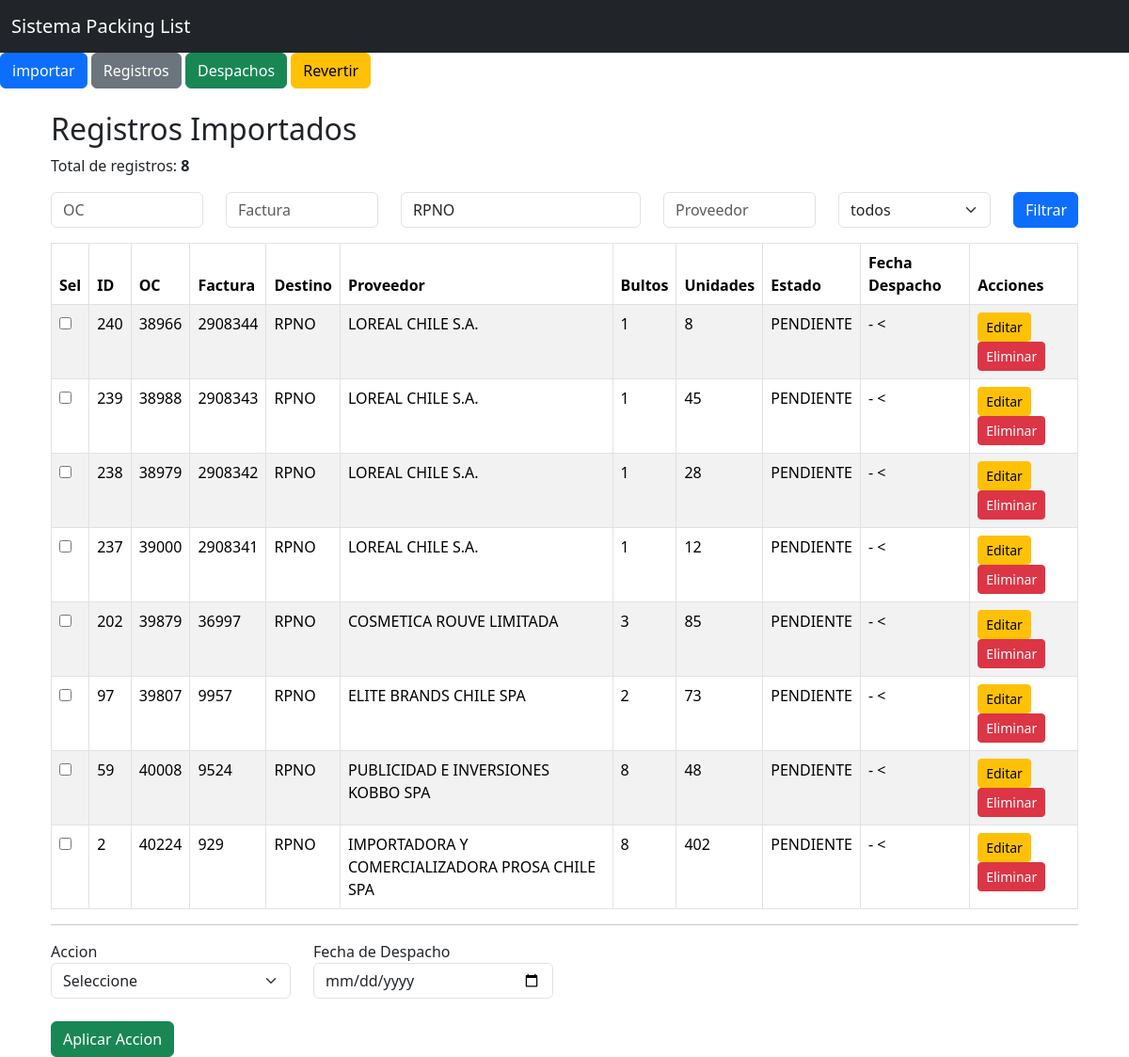
Screenshot of /registros?destino=RPNO with the database file from the repository.
### models.py (models this page shows)
class Consolidado(db.Model):
    __tablename__ = "consolidado"
    id = db.Column(db.Integer, primary_key=True)
    oc = db.Column(db.String(50))
    factura = db.Column(db.String(50))
    destino = db.Column(db.String(20), nullable=False)
    proveedor = db.Column(db.String(150))
    bultos = db.Column(db.Integer, nullable=False)
    unidades = db.Column(db.String(50), nullable=False)
    tipo_carga = db.Column(db.String(50), nullable=False, default="NACIONAL")
    etiqueta = db.Column(db.String(150))
    observacion = db.Column(db.String(500))
    estado = db.Column(db.String(20), nullable=False, default="PENDIENTE")
    origen_archivo = db.Column(db.String(50), nullable=False)
    nombre_archivo = db.Column(db.String(255))
    fecha_carga = db.Column(db.DateTime)
    eliminado = db.Column(db.Boolean, nullable=False, default=False)
    fecha_eliminacion = db.Column(db.DateTime)
    fecha_despacho = db.Column(db.DateTime)

### app.py (the view)
@app.route("/registros")
def registros():
    oc = request.args.get("oc", "")
    factura = request.args.get("factura", "")
    destino = request.args.get("destino", "")
    proveedor = request.args.get("proveedor", "")
    estado = request.args.get("estado", "")
    consulta = Consolidado.query.filter_by(eliminado=False)
    if oc:
        consulta = consulta.filter(Consolidado.oc.contains(oc))
    if factura:
        consulta = consulta.filter(Consolidado.factura.contains(factura))
    if destino:
        consulta = consulta.filter(Consolidado.destino.contains(destino))
    if proveedor:
        consulta = consulta.filter(Consolidado.proveedor.contains(proveedor))
    if estado:
        consulta = consulta.filter(Consolidado.estado.contains(estado))
    registros = consulta.order_by(Consolidado.id.desc()).all()
    return render_template(
        "registros.html",
        registros=registros,
        oc=oc,
        factura=factura,
        destino=destino,
        proveedor=proveedor,
        estado=estado,
    )

### templates/registros.html (shortened to what this page needs)
{% extends "base.html" %}
{% block contenido %}
<div class="container mt-4">
    <h2>Registros Importados</h2>
    <p>
        Total de registros:
        <b>{{ registros|length }}</b>
    </p>
    <form method="get" class="mb-3">
        <div class="row">
            <div class="col-md-2">
                <input type="text" name="oc" class="form-control" placeholder="OC" value="{{ oc }}">
            </div>
            <div class="col-md-2">
                <input type="text" name="factura" class="form-control" placeholder="Factura" value="{{ factura }}">
            </div>
            <div class="col-md-3">
                <input type="text" name="destino" class="form-control" placeholder="Destino" value="{{ destino }}">
            </div>
            <div class="col-md-2">
                <input type="text" name="proveedor" class="form-control" placeholder="Proveedor" value="{{ proveedor }}">
            </div>
            <div class="col-md-2">
                <select name="estado" class="form-select">
                    <option value="">todos</option>
                </select>
            </div>
            <div class="col-md-1">
                <button type="submit" class="btn btn-primary w-100">Filtrar</button>
            </div>
        </div>
    </form>
    <form method="POST" action="/actualizar_estado">
    <table class="table table-striped table-bordered">
        <thead>
            <tr>
                <th>Sel</th>
                <th>ID</th>
                <th>OC</th>
                <th>Factura</th>
                <th>Destino</th>
                <th>Proveedor</th>
                <th>Bultos</th>
                <th>Unidades</th>
                <th>Estado</th>
                <th>Fecha Despacho</th>
                <th>Acciones</th>
            </tr>
        </thead>
        <tbody>
            {% for registro in registros %}
            <tr>
                <td><input type="checkbox" name="ids" value="{{ registro.id }}"></td>
                <td>{{ registro.id }}</td>
                <td>{{ registro.oc }}</td>
                <td>{{ registro.factura }}</td>
                <td>{{ registro.destino }}</td>
                <td>{{ registro.proveedor }}</td>
                <td>{{ registro.bultos }}</td>
                <td>{{ registro.unidades }}</td>
                <td>{{ registro.estado }}</td>
                <td>
                    {% if registro.fecha_despacho %}
                        {{ registro.fecha_despacho.strftime('%d-%m-%Y') }}
                    {% else %}
                        -
                    <{% endif %}
                </td>
                <td>
                    <a href="/editar/{{ registro.id }}" class="btn btn-warning btn-sm">Editar</a>
                    <a href="/eliminar/{{ registro.id }}" class="btn btn-danger btn-sm" onclick="return confirm('¿Estás seguro de que quieres eliminar este registro?')">Eliminar</a>
                </td>
            </tr>
            {% endfor %}
        </tbody>
    </table>
    <hr>
    <div class="row">
        <div class="col-md-3">
            <laberl>Accion</laberl>
            <select
                name="nuevo_estado"
                class="form-select"
                required
            >
                <option value="">Seleccione</option>"
            </select>
        </div>
        <div class="col-md-3">
            <label>Fecha de Despacho</label>
            <input
                type="date"
                name="fecha_despacho"
                class="form-control"
            >
        </div>
    </div>
    <br>
    <button type="submit" class="btn btn-success">Aplicar Accion</button>
    </form>
</div>
{% endblock %}

### rows the page displays
Consolidado: id "240", oc "38966", factura "2908344", destino "RPNO", proveedor "LOREAL CHILE S.A.", bultos "1", unidades "8", estado "PENDIENTE"
Consolidado: id "239", oc "38988", factura "2908343", destino "RPNO", proveedor "LOREAL CHILE S.A.", bultos "1", unidades "45", estado "PENDIENTE"
Consolidado: id "238", oc "38979", factura "2908342", destino "RPNO", proveedor "LOREAL CHILE S.A.", bultos "1", unidades "28", estado "PENDIENTE"
Consolidado: id "237", oc "39000", factura "2908341", destino "RPNO", proveedor "LOREAL CHILE S.A.", bultos "1", unidades "12", estado "PENDIENTE"
Consolidado: id "202", oc "39879", factura "36997", destino "RPNO", proveedor "COSMETICA ROUVE LIMITADA", bultos "3", unidades "85", estado "PENDIENTE"
Consolidado: id "97", oc "39807", factura "9957", destino "RPNO", proveedor "ELITE BRANDS CHILE SPA", bultos "2", unidades "73", estado "PENDIENTE"
Consolidado: id "59", oc "40008", factura "9524", destino "RPNO", proveedor "PUBLICIDAD E INVERSIONES KOBBO SPA", bultos "8", unidades "48", estado "PENDIENTE"
Consolidado: id "2", oc "40224", factura "929", destino "RPNO", proveedor "IMPORTADORA Y COMERCIALIZADORA PROSA CHILE SPA", bultos "8", unidades "402", estado "PENDIENTE"

### other values shown
{{ registros|length }} "8"
